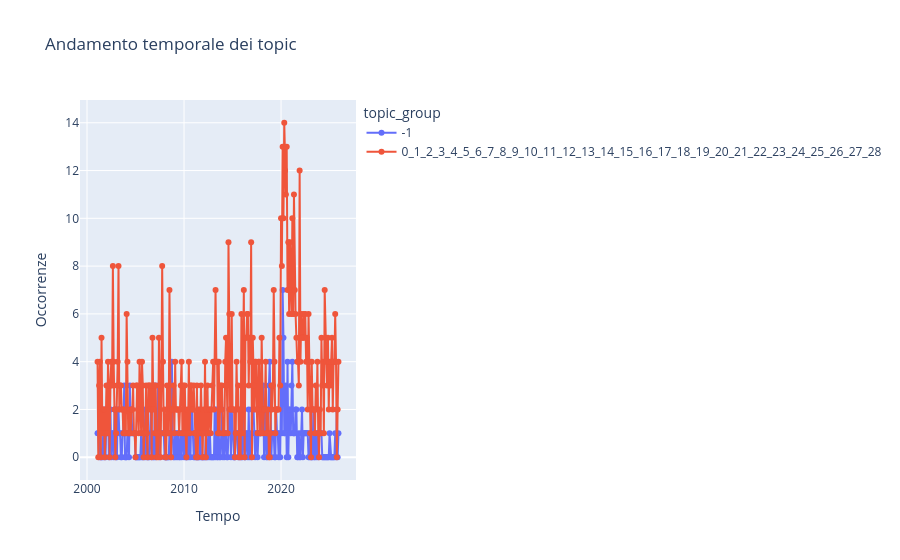

The code cell stored with this chart in its notebook:
### Code cell
import plotly.express as px

fig = px.line(
    out,
    x="timestamp",
    y="occurrence",
    color="topic_group",
    markers=True,
    title="Andamento temporale dei topic"
)

fig.update_layout(
    xaxis_title="Tempo",
    yaxis_title="Occorrenze",
    legend_title="topic_group"
)

fig.show()

### Figure 1 — Plotly figure (JSON) as saved in the notebook; plotly's stock layout.template omitted (floating-point values rounded to 4 significant figures; data arrays with more than 128 entries replaced by an {"elided": "..."} marker saying what was removed)
{"data": [{"hovertemplate": "topic_group=-1<br>timestamp=%{x}<br>occurrence=%{y}<extra></extra>", "legendgroup": "-1", "line": {"color": "#636efa", "dash": "solid"}, "marker": {"symbol": "circle"}, "mode": "lines+markers", "name": "-1", "orientation": "v", "showlegend": true, "type": "scatter", "x": {"elided": "299 str values"}, "xaxis": "x", "y": {"elided": "299 int values"}, "yaxis": "y"}, {"hovertemplate": "topic_group=0_1_2_3_4_5_6_7_8_9_10_11_12_13_14_15_16_17_18_19_20_21_22_23_24_25_26_27_28<br>timestamp=%{x}<br>occurrence=%{y}<extra></extra>", "legendgroup": "0_1_2_3_4_5_6_7_8_9_10_11_12_13_14_15_16_17_18_19_20_21_22_23_24_25_26_27_28", "line": {"color": "#EF553B", "dash": "solid"}, "marker": {"symbol": "circle"}, "mode": "lines+markers", "name": "0_1_2_3_4_5_6_7_8_9_10_11_12_13_14_15_16_17_18_19_20_21_22_23_24_25_26_27_28", "orientation": "v", "showlegend": true, "type": "scatter", "x": {"elided": "299 str values"}, "xaxis": "x", "y": {"elided": "299 int values"}, "yaxis": "y"}], "layout": {"legend": {"title": {"text": "topic_group"}, "tracegroupgap": 0}, "title": {"text": "Andamento temporale dei topic"}, "xaxis": {"anchor": "y", "domain": [0, 1], "title": {"text": "Tempo"}}, "yaxis": {"anchor": "x", "domain": [0, 1], "title": {"text": "Occorrenze"}}}}
